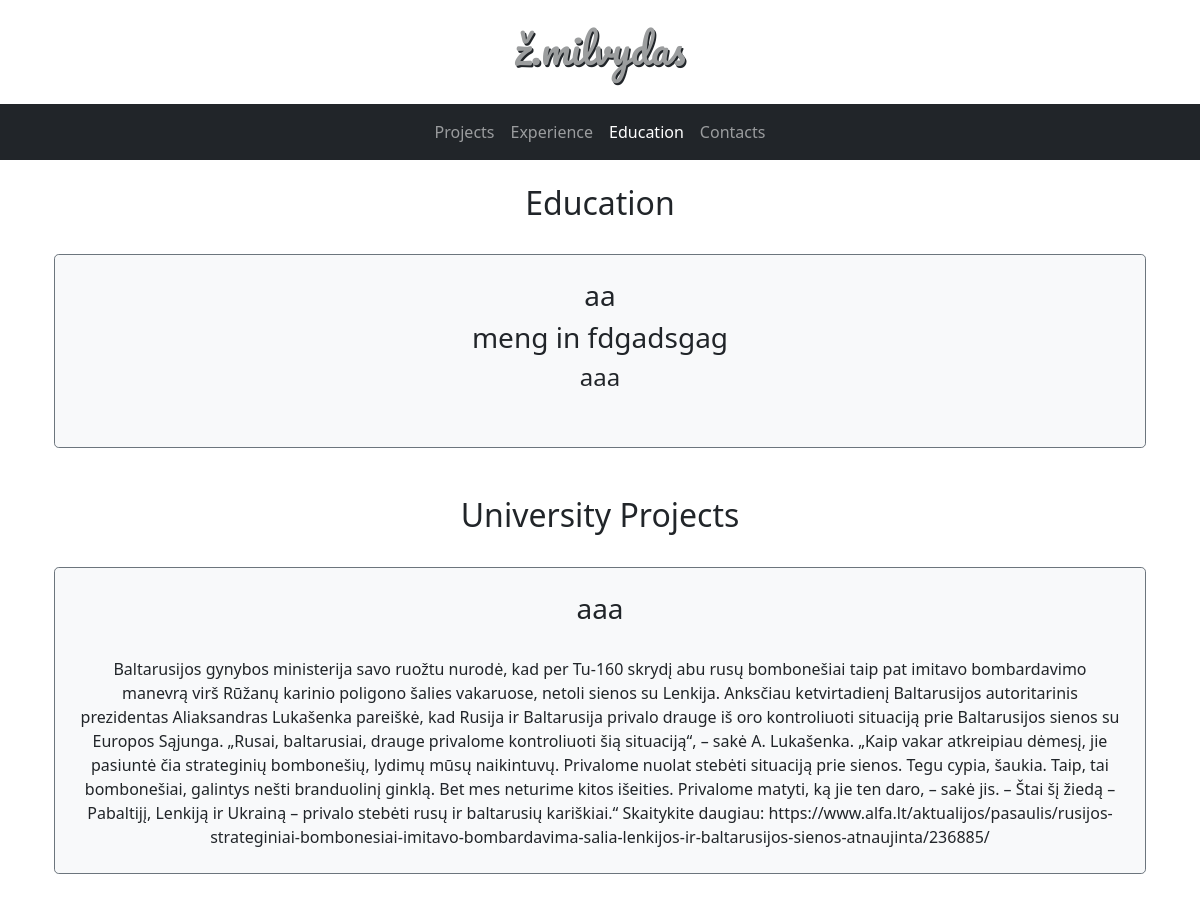
The app's page /education/ with its own data.
### website/models.py (models this page shows, shortened)
class Education(models.Model):
    name = models.CharField(max_length= 255)
    degree = models.CharField(max_length= 255)
    duration = models.CharField(max_length= 255)

class UniProject(models.Model):
    name = models.CharField(max_length= 255)
    description = models.CharField(max_length= 10000)
    image1 = models.ImageField(null=True, blank=True)
    image2 = models.ImageField(null=True, blank=True)
    image3 = models.ImageField(null=True, blank=True)
    image4 = models.ImageField(null=True, blank=True)

### website/views.py (the view)
# urls.py: path('education/', views.education, name='education'),
def education(request):
    all_educations = Education.objects.all().order_by('-id')
    all_uniprojects = UniProject.objects.all().order_by('-id')
    template = loader.get_template('education.html')
    context = {
        'all_educations': all_educations,
        'all_uniprojects': all_uniprojects,
        'nbar': 'education'
    }
    return HttpResponse(template.render(context, request))

### website/templates/education.html (shortened to what this page needs)
{% extends 'base.html' %}
{% block content %}
<h2>Education</h2><br>
    {% for project in all_educations %}
    <div class="container"><div class="p-4 mb-4 bg-light rounded-3 border border-secondary">
        <h3>{{project.name}}</h3>
        <h3>{{project.degree}}</h3>
        <h4>{{project.duration}}</h4><br></div></div><br>
    {% endfor %}
    <h2>University Projects</h2><br>
    {% for project in all_uniprojects %}
    <div class="container"><div class="p-4 mb-4 bg-light rounded-3 border border-secondary">
        <h3>{{project.name}}</h3>
    <br>{{project.description|safe}}<br></div></div><br>
    {% endfor %}
{% endblock %}

### website/static/css/styling.css (style rules this page uses)
body { text-align: center; }

### records on screen
Education: name "aa", degree "meng in fdgadsgag", duration "aaa"
UniProject: name "aaa", description "Baltarusijos gynybos ministerija savo ruožtu nurodė, kad per Tu-160 skrydį abu rusų bombonešiai taip pat imitavo bombardavimo manevrą virš Rūžanų karinio poligono šalies vakaruose, netoli sienos su Lenkija. Anksčiau ketvirtadienį Baltarusijos autoritarinis prezidentas Aliaksandras Lukašenka pareiškė, kad Rusija ir Baltarusija privalo drauge iš oro kontroliuoti situaciją prie Baltarusijos sienos su Europos Sąjunga. „Rusai, baltarusiai, drauge privalome kontroliuoti šią situaciją“, – sakė A. Lukašenka. „Kaip vakar atkreipiau dėmesį, jie pasiuntė čia strateginių bombonešių, lydimų mūsų naikintuvų. Privalome nuolat stebėti situaciją prie sienos. Tegu cypia, šaukia. Taip, tai bombonešiai,…"
